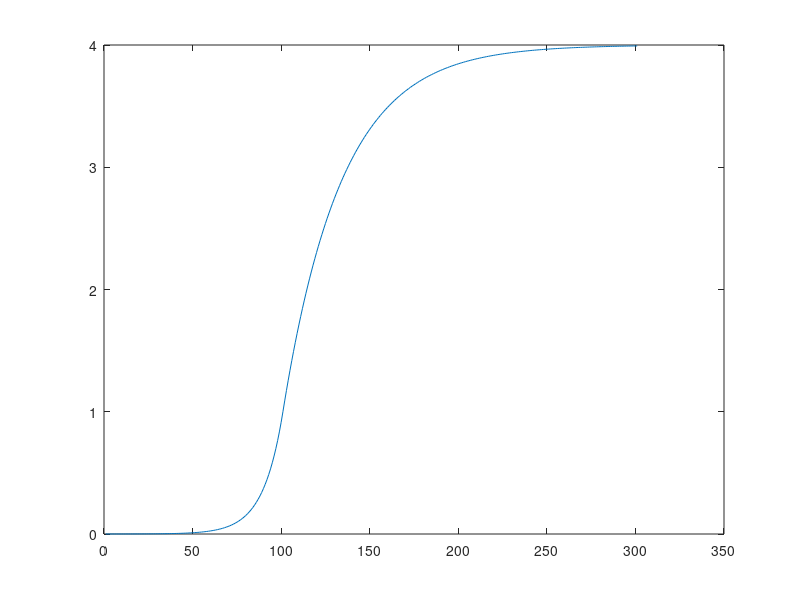

Source code (MATLAB): (Note: this script raises an error after producing the figure.)
%1st equation
i=1;
for Pt= -100:1:200
 if(Pt==0 || Pt<0)
 v(i) = 1.*exp(0.09*Pt); 
 i=i+1;
 elseif(Pt>0)
 v(i) = 4+(-3.*exp(-0.03*Pt));
 i=i+1;
 end
end
plot(v);

%get the eqns
syms vol x;
vol = 4+(-3*exp(-0.03.*x));
exp1=diff(vol,x);

%2nd eqn
clear;
i=1;
for Pt= -100:1:200
 if(Pt==0 || Pt<0)
 v(i) = (9*exp((9*Pt)/100))/100;
 i=i+1;
 elseif(Pt>0)
 v(i) = 9/(100*exp((3*Pt)/100));
 i=i+1;
 end
end
plot(v);

